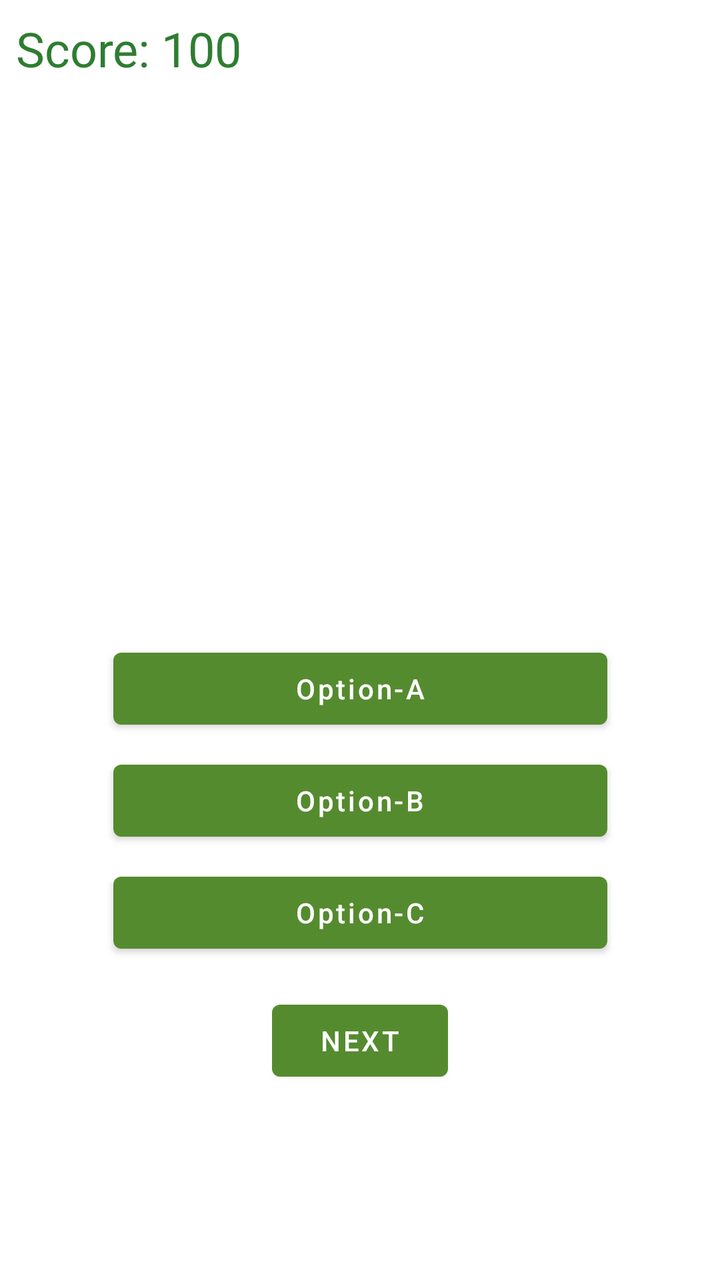
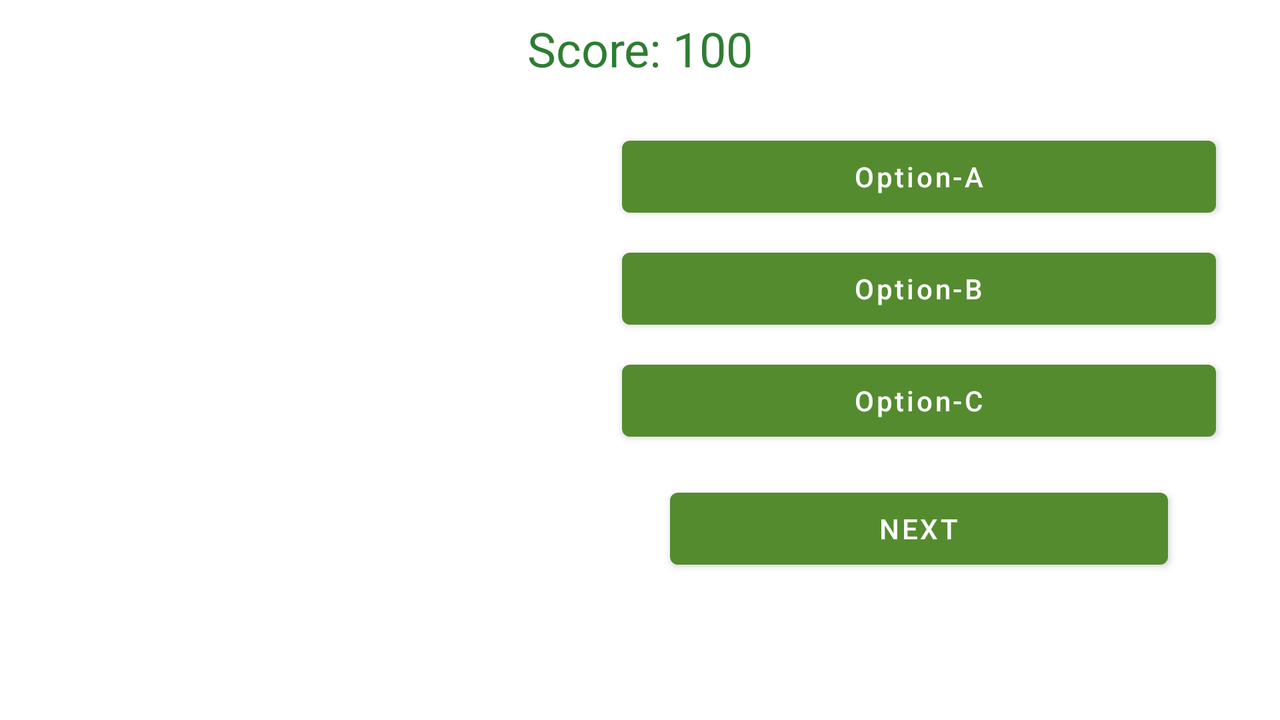

One screen, two layout resources from the same app: the default and the repository's alternative for another configuration. Each is rendered where Android would select it; the XML of both is given below.
<!-- AndroidManifest.xml: application theme Theme.RickAndMorty -->
<!-- res/layout/fragment_competition.xml -->
<?xml version="1.0" encoding="utf-8"?>
<layout xmlns:android="http://schemas.android.com/apk/res/android"
    xmlns:app="http://schemas.android.com/apk/res-auto"
    xmlns:tools="http://schemas.android.com/tools">

    <data>

        <variable
            name="viewModel"
            type="com.hakanyilmazz.rickandmorty.ui.competition.CompetitionViewModel" />
    </data>

    <ScrollView
        android:layout_width="match_parent"
        android:layout_height="match_parent"
        tools:context=".ui.competition.CompetitionFragment">

        <androidx.constraintlayout.widget.ConstraintLayout
            android:layout_width="match_parent"
            android:layout_height="wrap_content">

            <ImageView
                android:id="@+id/competition_character_image"
                android:layout_width="247dp"
                android:layout_height="232dp"
                android:layout_marginTop="16dp"
                android:contentDescription="@string/character_image"
                android:downloadUrl="@{viewModel.answer.image}"
                app:layout_constraintEnd_toEndOf="parent"
                app:layout_constraintHorizontal_bias="0.5"
                app:layout_constraintStart_toStartOf="parent"
                app:layout_constraintTop_toBottomOf="@+id/score_text"
                tools:src="@tools:sample/avatars" />

            <com.google.android.material.button.MaterialButton
                android:id="@+id/option_a"
                android:layout_width="0dp"
                android:layout_height="wrap_content"
                android:layout_marginTop="32dp"
                android:textAllCaps="false"
                app:layout_constraintEnd_toEndOf="@+id/competition_character_image"
                app:layout_constraintHorizontal_bias="0.5"
                app:layout_constraintStart_toStartOf="@+id/competition_character_image"
                app:layout_constraintTop_toBottomOf="@+id/competition_character_image"
                tools:text="Option-A" />

            <com.google.android.material.button.MaterialButton
                android:id="@+id/option_b"
                android:layout_width="0dp"
                android:layout_height="wrap_content"
                android:layout_marginTop="8dp"
                android:textAllCaps="false"
                app:layout_constraintEnd_toEndOf="@+id/option_a"
                app:layout_constraintHorizontal_bias="0.498"
                app:layout_constraintStart_toStartOf="@+id/option_a"
                app:layout_constraintTop_toBottomOf="@+id/option_a"
                tools:text="Option-B" />

            <com.google.android.material.button.MaterialButton
                android:id="@+id/option_c"
                android:layout_width="0dp"
                android:layout_height="wrap_content"
                android:layout_marginTop="8dp"
                android:textAllCaps="false"
                app:layout_constraintEnd_toEndOf="@+id/option_a"
                app:layout_constraintHorizontal_bias="0.498"
                app:layout_constraintStart_toStartOf="@+id/option_b"
                app:layout_constraintTop_toBottomOf="@+id/option_b"
                tools:text="Option-C" />

            <com.google.android.material.button.MaterialButton
                android:id="@+id/check_button"
                android:layout_width="wrap_content"
                android:layout_height="wrap_content"
                android:layout_marginTop="16dp"
                android:text="@string/next"
                app:layout_constraintEnd_toEndOf="parent"
                app:layout_constraintHorizontal_bias="0.5"
                app:layout_constraintStart_toStartOf="parent"
                app:layout_constraintTop_toBottomOf="@+id/option_c" />

            <com.google.android.material.textview.MaterialTextView
                android:id="@+id/score_text"
                android:layout_width="0dp"
                android:layout_height="wrap_content"
                android:layout_marginStart="8dp"
                android:layout_marginTop="8dp"
                android:layout_marginEnd="8dp"
                android:fontFamily="@font/basic"
                android:text="@{@string/score_formatted(viewModel.score)}"
                android:textAlignment="viewStart"
                android:textColor="@color/primary_variant_color"
                android:textSize="24sp"
                app:layout_constraintEnd_toEndOf="parent"
                app:layout_constraintStart_toStartOf="parent"
                app:layout_constraintTop_toTopOf="parent"
                tools:text="Score: 100" />
        </androidx.constraintlayout.widget.ConstraintLayout>
    </ScrollView>
</layout>
<!-- resources referenced by this layout -->
<resources>
  <color name="primary_variant_color">#2E7D32</color>
  <string name="character_image">Character Image</string>
  <string name="next">NEXT</string>
  <string name="score_formatted">Score: %s</string>
  <style name="Theme.RickAndMorty" parent="Theme.MaterialComponents.DayNight.DarkActionBar">
          
          <item name="colorPrimary">@color/foreground_color</item>
          <item name="colorPrimaryVariant">@color/primary_variant_color</item>
          <item name="colorOnPrimary">@color/white</item>
          
          <item name="colorSecondary">@color/teal_200</item>
          <item name="colorSecondaryVariant">@color/teal_700</item>
          <item name="colorOnSecondary">@color/black</item>
          
          <item name="android:statusBarColor" tools:targetApi="l">?attr/colorPrimaryVariant</item>
          
      </style>
  <color name="foreground_color">#558B2F</color>
  <color name="white">#FFFFFFFF</color>
  <color name="teal_200">#FF03DAC5</color>
  <color name="teal_700">#FF018786</color>
  <color name="black">#FF000000</color>
</resources>
<!-- res/layout-land/fragment_competition.xml (the repository's variant of the layout above) -->
<!-- drawn on the phone turned sideways -->
<?xml version="1.0" encoding="utf-8"?>
<layout xmlns:android="http://schemas.android.com/apk/res/android"
    xmlns:app="http://schemas.android.com/apk/res-auto"
    xmlns:tools="http://schemas.android.com/tools">

    <data>

        <variable
            name="viewModel"
            type="com.hakanyilmazz.rickandmorty.ui.competition.CompetitionViewModel" />
    </data>

    <ScrollView
        android:layout_width="match_parent"
        android:layout_height="match_parent"
        tools:context=".ui.competition.CompetitionFragment">

        <androidx.constraintlayout.widget.ConstraintLayout
            android:layout_width="match_parent"
            android:layout_height="wrap_content">

            <ImageView
                android:id="@+id/competition_character_image"
                android:layout_width="247dp"
                android:layout_height="232dp"
                android:layout_marginStart="32dp"
                android:layout_marginTop="24dp"
                android:contentDescription="@string/character_image"
                android:downloadUrl="@{viewModel.answer.image}"
                app:layout_constraintStart_toStartOf="parent"
                app:layout_constraintTop_toBottomOf="@+id/score_text"
                tools:src="@tools:sample/avatars" />

            <com.google.android.material.button.MaterialButton
                android:id="@+id/option_a"
                android:layout_width="0dp"
                android:layout_height="wrap_content"
                android:layout_marginStart="32dp"
                android:layout_marginEnd="32dp"
                android:textAllCaps="false"
                app:layout_constraintEnd_toEndOf="parent"
                app:layout_constraintStart_toEndOf="@+id/competition_character_image"
                app:layout_constraintTop_toTopOf="@+id/competition_character_image"
                tools:text="Option-A" />

            <com.google.android.material.button.MaterialButton
                android:id="@+id/option_b"
                android:layout_width="0dp"
                android:layout_height="wrap_content"
                android:layout_marginTop="8dp"
                android:textAllCaps="false"
                app:layout_constraintEnd_toEndOf="@+id/option_a"
                app:layout_constraintHorizontal_bias="0.498"
                app:layout_constraintStart_toStartOf="@+id/option_a"
                app:layout_constraintTop_toBottomOf="@+id/option_a"
                tools:text="Option-B" />

            <com.google.android.material.button.MaterialButton
                android:id="@+id/option_c"
                android:layout_width="0dp"
                android:layout_height="wrap_content"
                android:layout_marginTop="8dp"
                android:textAllCaps="false"
                app:layout_constraintEnd_toEndOf="@+id/option_a"
                app:layout_constraintHorizontal_bias="0.498"
                app:layout_constraintStart_toStartOf="@+id/option_b"
                app:layout_constraintTop_toBottomOf="@+id/option_b"
                tools:text="Option-C" />

            <com.google.android.material.button.MaterialButton
                android:id="@+id/check_button"
                android:layout_width="0dp"
                android:layout_height="wrap_content"
                android:layout_marginStart="24dp"
                android:layout_marginTop="8dp"
                android:layout_marginEnd="24dp"
                android:text="@string/next"
                app:layout_constraintBottom_toBottomOf="@+id/competition_character_image"
                app:layout_constraintEnd_toEndOf="@+id/option_c"
                app:layout_constraintStart_toStartOf="@+id/option_c"
                app:layout_constraintTop_toBottomOf="@+id/option_c" />

            <com.google.android.material.textview.MaterialTextView
                android:id="@+id/score_text"
                android:layout_width="0dp"
                android:layout_height="wrap_content"
                android:layout_marginStart="8dp"
                android:layout_marginTop="8dp"
                android:layout_marginEnd="8dp"
                android:fontFamily="@font/basic"
                android:text="@{@string/score_formatted(viewModel.score)}"
                android:textAlignment="center"
                android:textColor="@color/primary_variant_color"
                android:textSize="24sp"
                app:layout_constraintEnd_toEndOf="parent"
                app:layout_constraintStart_toStartOf="parent"
                app:layout_constraintTop_toTopOf="parent"
                tools:text="Score: 100" />
        </androidx.constraintlayout.widget.ConstraintLayout>
    </ScrollView>
</layout>
